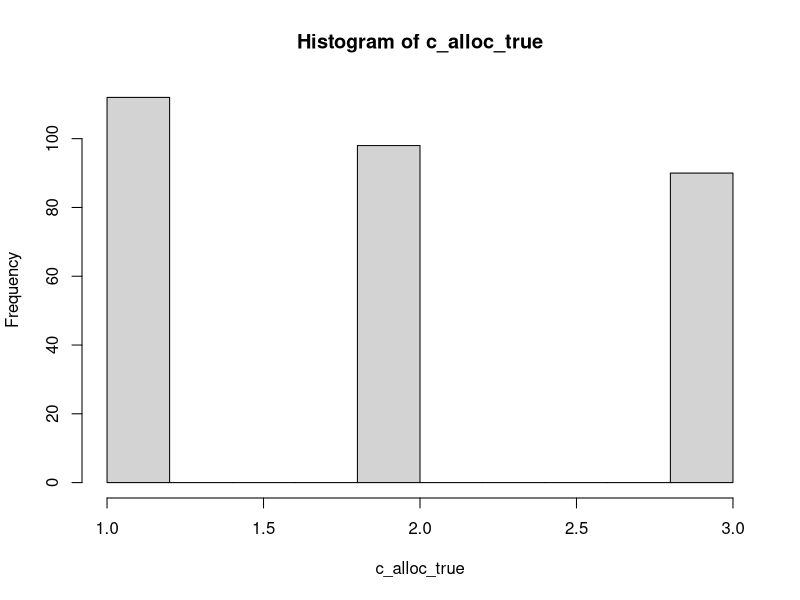
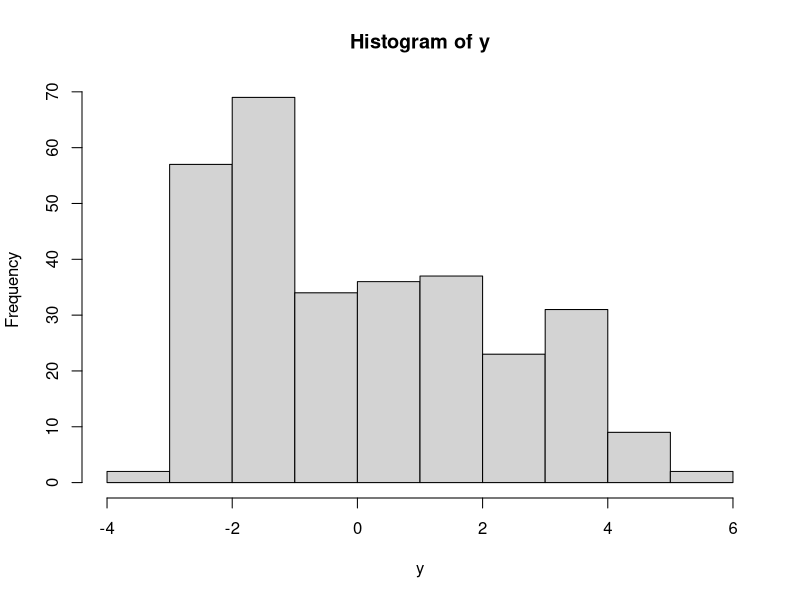

The R script that drew these images, in order:
rm(list = ls())

set.seed(123)

# data generation
N = 300
c_alloc_true = sample(1:3, N, replace = TRUE)
hist(c_alloc_true)
K=3
y = rep(NA, N)
m = c(-2,0,3)
s = c(0.4, 1, 1.1)
for (i in 1:K) {
  I = c_alloc_true==i
  y[I] = rnorm(sum(I), m[i], s[i])
}
hist(y)


# prior
alpha = 1
kappa0 = 0.01
theta = 0
a = 2
b = 5

# # posterior
# alpha_post=numeric(K)
# cluster=sort(unique(c_alloc))
# for(i in 1:K){
#   alpha_post[i]=alpha+sum(c_alloc==cluster[i])
# }
# alpha_post
# weights=alpha_post/sum(alpha_post) ##mean of Dir
# ###parameters for kernel
# kappa_post = rep(NA,3)
# mu_post = rep(NA,3)
# sigma2_post = rep(NA,3)
# a_post = rep(NA,3)
# b_post = rep(NA,3)
#     
# for(i in 1:K){
#   I = c_alloc==cluster[i]
#   nk=sum(I)
#   yk=y[I]
#   kappa_post[i] = kappa0 +nk
#   mu_post[i] = (kappa0* theta + sum(yk))/kappa_post[i]
#   a_post[i] = a+ nk*0.5
#   b_post[i] = b + 0.5*sum((yk-mean(yk))^2)+0.5*kappa0*nk*(mean(yk)-theta)^2/kappa_post[i]
#   sigma2_post[i] = b_post[i]/(a_post[i] -1)
# }



T_function <- function(x){
  Tx = - (2*pi)^(-1/2) * exp(-x^2/2)
  return(Tx)
}

delta_T <- function(xi_n, xi_n_minus, mu_k, sigma2_k){
  result = T_function((xi_n-mu_k)/sigma2_k) - T_function((xi_n_minus-mu_k)/sigma2_k)
  return(result)
}

delta_F <- function(xi_n, xi_n_minus, mu_k, sigma2_k){
  f1 = pnorm(xi_n, mean = mu_k, sd = sqrt(sigma2_k), lower.tail = TRUE, log.p = FALSE)
  f2 = pnorm(xi_n_minus, mean = mu_k, sd = sqrt(sigma2_k), lower.tail = TRUE, log.p = FALSE)
  result = f1 - f2
  return(result)
}

F = function(x,w,u,s) sum( w*pnorm(x,mean=u,sd=s) )
# provide an initial bracket for the quantile. default is c(-1000,1000). 
F_inv = function(p,w,u,s,br=c(-1000,1000))
{
  G = function(x) F(x,w,u,s) - p
  return( uniroot(G,br)$root ) 
}

W2 <- function(data, c_alloc, prior_list){
  
  # prior
  alpha = prior_list$alpha
  kappa0 = prior_list$kappa0
  theta = prior_list$theta
  a = prior_list$a
  b = prior_list$b
  
  
  cluster=sort(unique(c_alloc))
  K = length(cluster)
  N = length(data)
  data_ordered = sort(data)
  
  alpha_post = numeric(K)
  mu_post = numeric(K)
  sigma2_post = numeric(K)

  
  for (k in 1:K) {
    I = c_alloc==cluster[k]
    nk=sum(I)
    yk=data[I]
    alpha_post[k]=alpha+sum(c_alloc==cluster[k])
    kappa_post = kappa0 +nk
    mu_post[k] = (kappa0* theta + sum(yk))/kappa_post
    a_post = a + nk*0.5
    b_post = b + 0.5*sum((yk-mean(yk))^2)+0.5*kappa0*nk*(mean(yk)-theta)^2/kappa_post
    sigma2_post[k] = b_post/(a_post -1)
  }
  weights=alpha_post/sum(alpha_post)
  # mu_post = m
  # sigma2_post = s
  
  sum_F = 0
  sum_T = 0
  part2 = numeric(K)
  part3 = numeric(K)
  for (i_n in 1:N)  {
    xi_n = F_inv(i_n/N,weights,mu_post, sqrt(sigma2_post))
    xi_n_minus = F_inv((i_n-1)/N,weights,mu_post, sqrt(sigma2_post))
    for (k in 1:K){
      sum_F = sum_F + data_ordered[i_n] * delta_F(xi_n, xi_n_minus, mu_post[k], sigma2_post[k])
      sum_T = sum_T + data_ordered[i_n] * delta_T(xi_n, xi_n_minus, mu_post[k], sigma2_post[k])
    }
    part2[k] = mu_post[k]^2 + sigma2_post[k]
    part3[k] = mu_post[k] * sum_F + sigma2_post[k] * sum_T
  }
  
  result = sum(data ^ 2) + sum(weights * part2) - 2 * sum(weights * part3)
  return(result)
}



prior_list = list("alpha"=alpha, "kappa0"=kappa0, "theta"=theta, "a"=a, "b"=b)

# test W2
c_alloc = sample(1:3, N, replace = TRUE)
W2(data=y, c_alloc, prior_list)
W2(data=y, c_alloc_true, prior_list)


# X = c(rnorm(5000), rnorm(2500,mean=2,sd=1),rnorm(2000,mean=5,sd=1),rnorm(500,mean=10,sd=1))
# quantile(X,.95)
# F_inv(.95,c(.5,.25,.2,.05),c(0,2,5,10),c(1,1,1,1))
